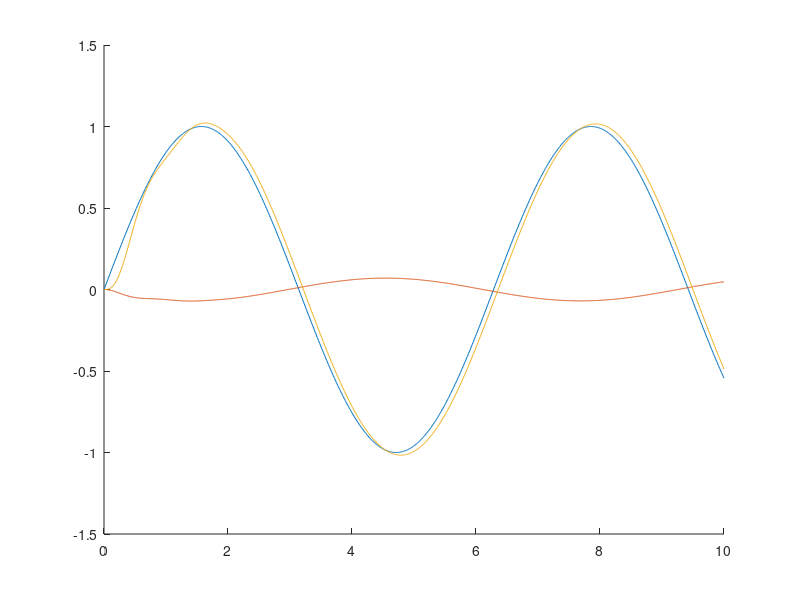

MATLAB code for this plot:
%% Project file 1
%% Peyman
%% Test branch

Ms = 250;
Mus = 30;
K2 = 150000;
K1 = 15000;
Bm = 1000;

A = [    0      1      0        0
      -K2/Mus   0    K1/Mus     0
         0     -1      0        1
         0      0   -K1/Ms   -Bm/Ms ];
B = [-1 0 0 0]';
C = [0 0 1 0
     0 0 0 1];
D = [0;0];

sys = ss(A,B,C,D);
t = 0:0.01:10;

z = lsim(sys,sin(t),t);
figure;hold on
plot(t,sin(t))
plot(t,z(:,1))
plot(t,z(:,2))